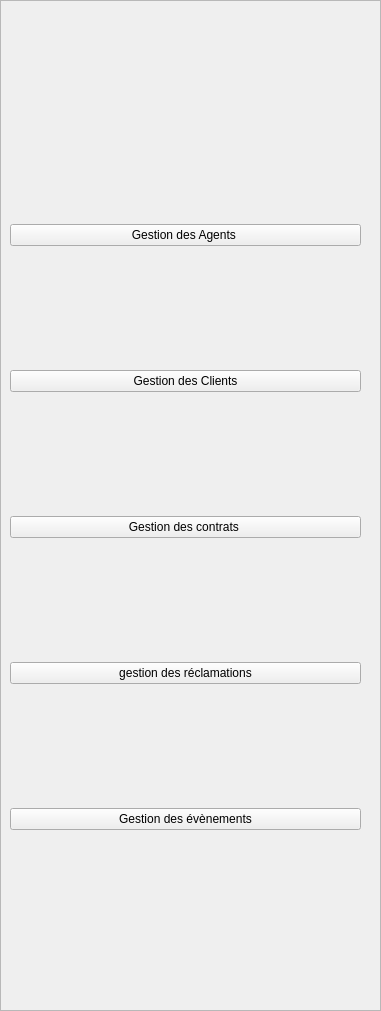
   <widget class="QFrame" name="sidebar_A">
    <property name="geometry">
     <rect>
      <x>0</x>
      <y>70</y>
      <width>381</width>
      <height>1011</height>
     </rect>
    </property>
    <property name="styleSheet">
     <string notr="true"/>
    </property>
    <property name="frameShape">
     <enum>QFrame::StyledPanel</enum>
    </property>
    <property name="frameShadow">
     <enum>QFrame::Raised</enum>
    </property>
    <widget class="QLabel" name="label_logo">
     <property name="geometry">
      <rect>
       <x>20</x>
       <y>20</y>
       <width>341</width>
       <height>171</height>
      </rect>
     </property>
     <property name="text">
      <string/>
     </property>
     <property name="pixmap">
      <pixmap resource="ressources.qrc">:/img/img/logo.png</pixmap>
     </property>
     <property name="scaledContents">
      <bool>true</bool>
     </property>
     <property name="alignment">
      <set>Qt::AlignCenter</set>
     </property>
    </widget>
    <widget class="QWidget" name="layoutWidget">
     <property name="geometry">
      <rect>
       <x>10</x>
       <y>170</y>
       <width>351</width>
       <height>716</height>
      </rect>
     </property>
     <layout class="QVBoxLayout" name="verticalLayout">
      <property name="spacing">
       <number>70</number>
      </property>
      <item>
       <widget class="QPushButton" name="Agent">
        <property name="text">
         <string>Gestion des Agents </string>
        </property>
        <property name="icon">
         <iconset resource="ressources.qrc">
          <normaloff>:/img/img/agent (1).png</normaloff>:/img/img/agent (1).png</iconset>
        </property>
        <property name="iconSize">
         <size>
          <width>40</width>
          <height>40</height>
         </size>
        </property>
       </widget>
      </item>
      <item>
       <widget class="QPushButton" name="Client">
        <property name="text">
         <string>Gestion des Clients</string>
        </property>
        <property name="icon">
         <iconset resource="ressources.qrc">
          <normaloff>:/img/img/client.svg</normaloff>:/img/img/client.svg</iconset>
        </property>
        <property name="iconSize">
         <size>
          <width>40</width>
          <height>40</height>
         </size>
        </property>
       </widget>
      </item>
      <item>
       <widget class="QPushButton" name="Contrat">
        <property name="text">
         <string>Gestion des contrats </string>
        </property>
        <property name="icon">
         <iconset resource="ressources.qrc">
          <normaloff>:/img/img/Contrat.svg</normaloff>:/img/img/Contrat.svg</iconset>
        </property>
        <property name="iconSize">
         <size>
          <width>40</width>
          <height>40</height>
         </size>
        </property>
       </widget>
      </item>
      <item>
       <widget class="QPushButton" name="Reclamation">
        <property name="text">
         <string>gestion des réclamations</string>
        </property>
        <property name="icon">
         <iconset resource="ressources.qrc">
          <normaloff>:/img/img/reclamer.png</normaloff>:/img/img/reclamer.png</iconset>
        </property>
        <property name="iconSize">
         <size>
          <width>40</width>
          <height>40</height>
         </size>
        </property>
       </widget>
      </item>
      <item>
       <widget class="QPushButton" name="Evenement">
        <property name="text">
         <string>Gestion des évènements</string>
        </property>
        <property name="icon">
         <iconset resource="ressources.qrc">
          <normaloff>:/img/img/evenements.png</normaloff>:/img/img/evenements.png</iconset>
        </property>
        <property name="iconSize">
         <size>
          <width>40</width>
          <height>40</height>
         </size>
        </property>
       </widget>
      </item>
     </layout>
    </widget>
   </widget>
